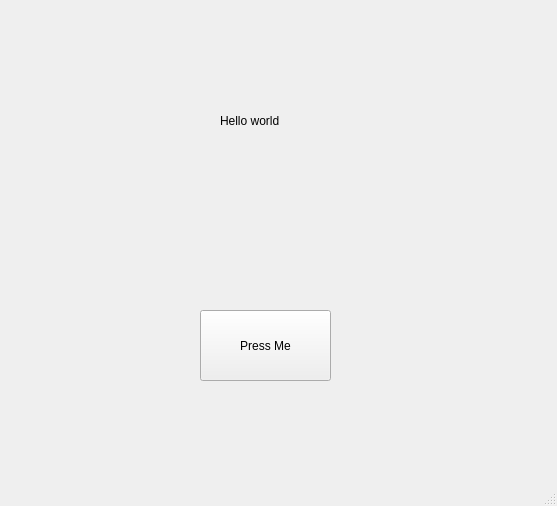
<?xml version="1.0" encoding="UTF-8"?>
<ui version="4.0">
 <class>MainWindow</class>
 <widget class="QMainWindow" name="MainWindow">
  <property name="geometry">
   <rect>
    <x>0</x>
    <y>0</y>
    <width>557</width>
    <height>506</height>
   </rect>
  </property>
  <property name="windowTitle">
   <string>MainWindow</string>
  </property>
  <widget class="QWidget" name="centralwidget">
   <widget class="QPushButton" name="button1">
    <property name="geometry">
     <rect>
      <x>200</x>
      <y>310</y>
      <width>131</width>
      <height>71</height>
     </rect>
    </property>
    <property name="text">
     <string>Press Me</string>
    </property>
   </widget>
   <widget class="QLabel" name="label1">
    <property name="geometry">
     <rect>
      <x>220</x>
      <y>90</y>
      <width>111</width>
      <height>61</height>
     </rect>
    </property>
    <property name="text">
     <string>Hello world</string>
    </property>
   </widget>
  </widget>
  <widget class="QMenuBar" name="menubar">
   <property name="geometry">
    <rect>
     <x>0</x>
     <y>0</y>
     <width>557</width>
     <height>24</height>
    </rect>
   </property>
  </widget>
  <widget class="QStatusBar" name="statusbar"/>
 </widget>
 <resources/>
 <connections/>
</ui>
